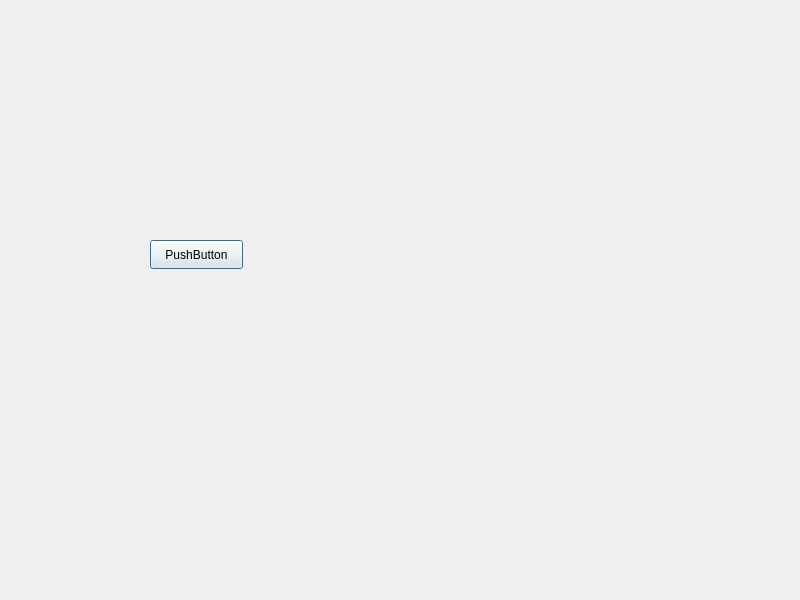
<?xml version="1.0" encoding="UTF-8"?>
<ui version="4.0">
 <class>automobiles</class>
 <widget class="QDialog" name="automobiles">
  <property name="geometry">
   <rect>
    <x>0</x>
    <y>0</y>
    <width>800</width>
    <height>600</height>
   </rect>
  </property>
  <property name="sizePolicy">
   <sizepolicy hsizetype="Fixed" vsizetype="Fixed">
    <horstretch>0</horstretch>
    <verstretch>0</verstretch>
   </sizepolicy>
  </property>
  <property name="windowTitle">
   <string>Dialog</string>
  </property>
  <widget class="QPushButton" name="pushButton">
   <property name="geometry">
    <rect>
     <x>150</x>
     <y>240</y>
     <width>93</width>
     <height>29</height>
    </rect>
   </property>
   <property name="text">
    <string>PushButton</string>
   </property>
  </widget>
 </widget>
 <resources/>
 <connections/>
</ui>
